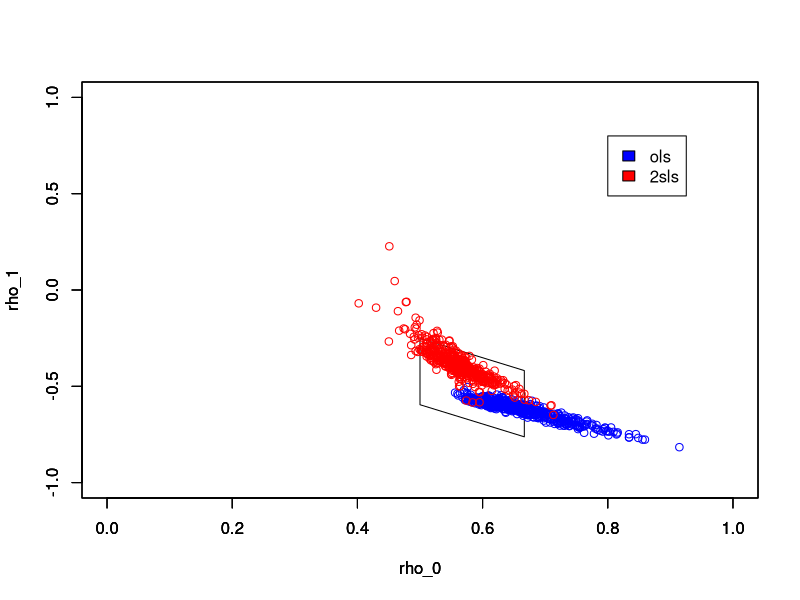

Here is the R script that generated this plot:
library(mvtnorm)
# True paameter
alpha = 0.;
gamma = 0.;
beta = -1.;
delta = 0.9;
r = -0.7;
N = 1000; # data number
# Generate data
s = 500; # simulation number

estimate <- function(gamma, delta, alpha, beta, s, N, r){
  all_beta_ols = array();
  all_beta_2sls = array();
  all_alpha_ols = array();
  all_alpha_2sls = array();
  for (i in 1:s){
    # generate data
    uv = rmvnorm(N, mean=c(0,0), sigma=matrix(c(1,r,r,1), 2));
    u = uv[,1];
    v = uv[,2];
    p1 = runif(1);
    p2 = runif(1,min=0,max = 1 - p1);
    p3 = 1 - p1 - p2;
    z = sample(c(-1,0,1), N, prob = c(p1, p2, p3),replace = TRUE);
    y2 = (-gamma - delta * z) < v;
    y2 = as.integer(y2);
    y1 = (-alpha - beta * y2) < u;
    y1 = as.integer(y1);
    # estimate ols and 2sls
    beta_ols = cov(y1,y2) / var(y2);
    alpha_ols = mean(y1) - beta_ols * mean(y2);
    beta_2sls = cov(y1,z) / cov(y2,z);
    alpha_2sls = mean(y1) - beta_2sls * mean(y2);
    # append
    all_beta_ols[i] = beta_ols;
    all_alpha_ols[i] = alpha_ols;
    all_beta_2sls[i] = beta_2sls;
    all_alpha_2sls[i] = alpha_2sls;
  }
  return(list(all_beta_ols, all_alpha_ols, all_beta_2sls, all_alpha_2sls, y1, y2, z))
}

estimators = estimate(gamma, delta, alpha, beta, s, N, r);
all_beta_ols = unlist(estimators[1]);
all_alpha_ols = unlist(estimators[2]);
all_beta_2sls = unlist(estimators[3]);
all_alpha_2sls = unlist(estimators[4]);
y1 = unlist(estimators[5]);
y2 = unlist(estimators[6]);
z = unlist(estimators[7]);

# identify set
identify_set <- function(z, y1, y2){
  zs = c(-1,0,1);
  lb0s = array();
  ub0s = array();
  lb10s = array();
  ub10s = array();
  for (i in 1:3){
    Z = zs[i]
    ind = which(z==Z);
    n = length(ind);
    y1_z = y1[ind];
    y2_z = y2[ind];
    lb0 = sum(y1_z) / n;#lower bound of rho_0
    ub0 = 1 - sum((y1_z+y2_z) == 0) / n;#upper bound of rho_0
    lb10 = sum((y1_z + y2_z) == 2)/n;# lower bound of rho_1 + rho_0
    ub10 = sum(y1_z)/n;# upper bound of rho_0 + rho_1
    lb0s[i] = lb0;
    ub0s[i] = ub0;
    lb10s[i] = lb10;
    ub10s[i] = ub10;
  }
  lb0 = max(lb0s);
  ub0 = min(ub0s);
  lb10 = max(lb10s);
  ub10 = min(ub10s);
  ub1 = ub10 - lb0;
  lb1 = lb10 - ub0;
  
  return(list(lb0, ub0, lb1, ub1))
}

identify_set_pos <- function(z, y1, y2){
  zs = c(-1,0,1);
  lb0s = array();
  ub0s = array();
  lb10s = array();
  ub10s = array();
  for (i in 1:3){
    Z = zs[i]
    ind = which(z==Z);
    n = length(ind);
    y1_z = y1[ind];
    y2_z = y2[ind];
    lb0 = sum(y1_z[which(y2_z == 0)]) / n;#lower bound of rho_0
    ub0 =  sum(y1_z) / n;#upper bound of rho_0
    lb10 =  sum(y1_z) / n;# lower bound of rho_1 + rho_0
    ub10 = sum(y2_z[which(y1_z == 0)])/n;# upper bound of rho_0 + rho_1
    lb0s[i] = lb0;
    ub0s[i] = ub0;
    lb10s[i] = lb10;
    ub10s[i] = ub10;
  }
  lb0 = max(lb0s);
  ub0 = min(ub0s);
  lb10 = max(lb10s);
  ub10 = min(ub10s);
  ub1 = ub10 - lb0;
  lb1 = lb10 - ub0;
  
  return(list(lb0, ub0, lb1, ub1))
}



identify_bound = identify_set(z,y1,y2);
lb0 = as.numeric(identify_bound[1]);
ub0 = as.numeric(identify_bound[2]);
lb1 = as.numeric(identify_bound[3]);
ub1 = as.numeric(identify_bound[4]);

x_ = c(lb0,lb0,ub0,ub0);
y_ = c(lb1,ub1,ub1 - (ub0 - lb0),lb1 - (ub0-lb0));
plot(x_, y_, type = "n",xlim=c(0,1),ylim=c(-1,1),xlab = 'rho_0',ylab = 'rho_1');
polygon(x_ ,y_);


if (r > 0){
  identify_bound = identify_set_pos(z,y1,y2);
  lb0 = as.numeric(identify_bound[1]);
  ub0 = as.numeric(identify_bound[2]);
  lb1 = as.numeric(identify_bound[3]);
  ub1 = as.numeric(identify_bound[4]);
  x_ = c(lb0,lb0,ub0,ub0);
  y_ = c(lb1,ub1,ub1 - (ub0 - lb0),lb1 - (ub0-lb0));
  par(new = TRUE);
  plot(x_, y_, type = "n",xlim=c(0,1),ylim=c(-1,1),xlab = 'rho_0',ylab = 'rho_1');
  polygon(x_ ,y_)
}

par(new = TRUE);
plot(all_alpha_ols, all_beta_ols,col="blue",xlim=c(0,1),ylim=c(-1,1),xlab = 'rho_0',ylab = 'rho_1');
par(new = TRUE);
plot(all_alpha_2sls, all_beta_2sls,col="red",xlim=c(0,1),ylim=c(-1,1),xlab = 'rho_0',ylab = 'rho_1');
legend(0.8,0.8,legend = c('ols','2sls'),fill=c("blue","red"))

